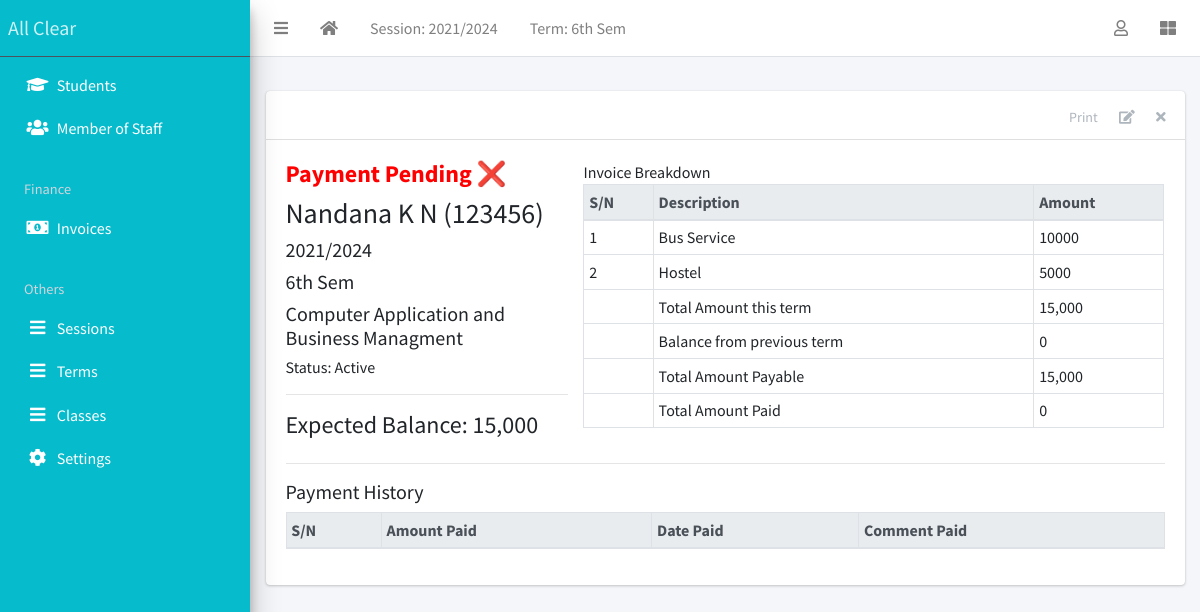
/finance/3/detail/ (signed in), run on the app's committed database.
### apps/corecode/models.py (models this page shows)
class AcademicSession(models.Model):
    name = models.CharField(max_length=200, unique=True)
    current = models.BooleanField(default=True)
    class Meta:
        ordering = ["-name"]
    def __str__(self):
        return self.name

class AcademicTerm(models.Model):
    name = models.CharField(max_length=20, unique=True)
    current = models.BooleanField(default=True)
    class Meta:
        ordering = ["name"]
    def __str__(self):
        return self.name

class StudentClass(models.Model):
    name = models.CharField(max_length=200, unique=True)
    class Meta:
        verbose_name = "Class"
        verbose_name_plural = "Classes"
        ordering = ["name"]
    def __str__(self):
        return self.name

### apps/finance/models.py (models this page shows, shortened)
class Invoice(models.Model):
    student = models.ForeignKey(Student, on_delete=models.CASCADE)
    session = models.ForeignKey(AcademicSession, on_delete=models.CASCADE)
    term = models.ForeignKey(AcademicTerm, on_delete=models.CASCADE)
    class_for = models.ForeignKey(StudentClass, on_delete=models.CASCADE)
    balance_from_previous_term = models.IntegerField(default=0)
    status = models.CharField(
        max_length=20,
        choices=[("active", "Active"), ("closed", "Closed")],
        default="active",
    )
    class Meta:
        ordering = ["student", "term"]
    def __str__(self):
        return f"{self.student}"
    def balance(self):
        payable = self.total_amount_payable()
        paid = self.total_amount_paid()
        return payable - paid
    def amount_payable(self):
        items = InvoiceItem.objects.filter(invoice=self)
        total = 0
        for item in items:
            total += item.amount
        return total
    def total_amount_payable(self):
        return self.balance_from_previous_term + self.amount_payable()
    def total_amount_paid(self):
        receipts = Receipt.objects.filter(invoice=self)
        amount = 0
        for receipt in receipts:
            amount += receipt.amount_paid
        return amount

class InvoiceItem(models.Model):
    invoice = models.ForeignKey(Invoice, on_delete=models.CASCADE)
    description = models.CharField(max_length=200)
    amount = models.IntegerField()

### apps/students/models.py (models this page shows, shortened)
class Student(models.Model):
    STATUS_CHOICES = [("active", "Active"), ("inactive", "Inactive")]
    GENDER_CHOICES = [("male", "Male"), ("female", "Female")]
    current_status = models.CharField(
        max_length=10, choices=STATUS_CHOICES, default="active"
    )
    registration_number = models.CharField(max_length=200, unique=True)
    surname = models.CharField(max_length=200)
    firstname = models.CharField(max_length=200)
    other_name = models.CharField(max_length=200, blank=True)
    gender = models.CharField(max_length=10, choices=GENDER_CHOICES, default="male")
    date_of_birth = models.DateField(default=timezone.now)
    current_class = models.ForeignKey(
        StudentClass, on_delete=models.SET_NULL, blank=True, null=True
    )
    date_of_admission = models.DateField(default=timezone.now)
    mobile_num_regex = RegexValidator(
        regex="^[0-9]{10,15}$", message="Entered mobile number isn't in a right format!"
    )
    parent_mobile_number = models.CharField(
        validators=[mobile_num_regex], max_length=13, blank=True
    )
    address = models.TextField(blank=True)
    others = models.TextField(blank=True)
    passport = models.ImageField(blank=True, upload_to="students/passports/")
    class Meta:
        ordering = ["surname", "firstname", "other_name"]
    def __str__(self):
        return f"{self.surname} {self.firstname} {self.other_name} ({self.registration_number})"

### apps/finance/views.py (the view)
# urls.py: path("<int:pk>/detail/", InvoiceDetailView.as_view(), name="invoice-detail"),
class InvoiceDetailView(LoginRequiredMixin, DetailView):
    model = Invoice
    fields = "__all__"
    def get_context_data(self, **kwargs):
        context = super(InvoiceDetailView, self).get_context_data(**kwargs)
        context["receipts"] = Receipt.objects.filter(invoice=self.object)
        context["items"] = InvoiceItem.objects.filter(invoice=self.object)
        return context

### apps/corecode/context_processors.py (called while the page is built)
def site_defaults(request):
    current_session = AcademicSession.objects.get(current=True)
    current_term = AcademicTerm.objects.get(current=True)
    vals = SiteConfig.objects.all()
    contexts = {
        "current_session": current_session.name,
        "current_term": current_term.name,
    }
    for val in vals:
        contexts[val.key] = val.value
    return contexts

### apps/finance/templates/finance/invoice_detail.html (shortened to what this page needs)
{% extends 'base.html' %}
{% load humanize %}
{% block content-header %}
<div class="card-header">
  <div class="card-tools">
    <a href="#" class="btn btn-tool">Print</a>
    <a href="{% url 'invoice-update' object.id %}" class="btn btn-tool">
      <i class="fas fa-edit"></i>
    </a>
    <a href="{% url 'invoice-delete' object.id %}" class="btn btn-tool">
      <i class="fas fa-times"></i>
    </a>
  </div>
</div>
{% endblock content-header %}
{% block content %}
<div class="row">
  <div class="col-sm-4">
    {% if invoice.balance == 0 %}
    <h4 style="color: green; font-weight: bold;">Clear ✅<i class="tick-icon"></i></h4>
    {% else %}
      <h4 style="color: red; font-weight: bold;">Payment Pending ❌</h4>
    {% endif %}
    <h3>{{ object }} </h3>
    <h5>{{ object.session }} </h5>
    <h5>{{ object.term }} </h5>
    <h5>{{ object.class_for }} </h5>
    <h6>Status: {{ object.get_status_display }} </h6>
    <hr>
    <div>
      <h4>Expected Balance: {{ object.balance | intcomma }}</h4>
    </div>
  </div>
  <div class="col-sm-8">
    <table class="table table-sm table-bordered">
      <thead class="thead-light">
        <tr>
          <th>S/N</th>
          <th>Description</th>
          <th>Amount</th>
        </tr>
      </thead>
      <tbody>
        {% for item in items %}
        <tr>
          <td>{{ forloop.counter }} </td>
          <td>{{ item.description }} </td>
          <td>{{ item.amount }} </td>
        </tr>
        {% endfor %}
      </tbody>
      <tfoot>
        <tr>
          <td></td>
          <td>Total Amount this term</td>
          <td>{{ object.amount_payable | intcomma}}</td>
        </tr>
        <tr>
          <td></td>
          <td>Balance from previous term</td>
          <td>{{ object.balance_from_previous_term | intcomma }}</td>
        </tr>
        <tr>
          <td></td>
          <td>Total Amount Payable</td>
          <td>{{ object.total_amount_payable | intcomma}}</td>
        </tr>
        <tr>
          <td></td>
          <td>Total Amount Paid</td>
          <td>{{ object.total_amount_paid | intcomma}}</td>
        </tr>
      </tfoot>
    </table>
  </div>
</div>
<hr>
<h5>Payment History</h5>
<table class="table table-bordered table-sm">
  <thead class="thead-light">
    <tr>
      <th>S/N</th>
      <th>Amount Paid</th>
      <th>Date Paid</th>
      <th>Comment Paid</th>
    </tr>
  </thead>
</table>
{% endblock content %}

### templates/base.html (shortened to what this page needs)
{% load static %}
<!DOCTYPE html>
<html lang="en">
<head>
  <link rel="stylesheet" href="{% static 'plugins/fontawesome-free/css/all.min.css' %}">
  <link rel="stylesheet" href="{% static 'plugins/toastr/toastr.min.css' %}">
  <link rel="stylesheet"
    href="{% static 'plugins/overlayScrollbars/css/OverlayScrollbars.min.css' %}">
  <link rel="stylesheet" href="{% static 'plugins/Datatables/datatables.min.css' %}" />
  <link rel="stylesheet" href="{% static 'dist/css/adminlte.min.css' %}">
</head>
<body
  class="hold-transition sidebar-mini layout-fixed layout-navbar-fixed layout-footer-fixed">
  <div class="wrapper">
    <nav class="main-header navbar navbar-expand navbar-white navbar-light">
      <ul class="navbar-nav">
        <li class="nav-item">
          <a class="nav-link" data-widget="pushmenu" href="#" role="button"><i
              class="fas fa-bars"></i></a>
        </li>
        <li class="nav-item d-none d-sm-inline-block">
          <a href="{% url 'home' %} " class="nav-link"><i class="fa fa-home"></i></a>
        </li>
        <li class="nav-item d-none d-sm-inline-block">
          <a href="{% url 'current-session' %}" class="nav-link">Session: {{ current_session }}</a>
        </li>
        <li class="nav-item d-none d-sm-inline-block">
          <a href="{% url 'current-session' %}" class="nav-link">Term: {{ current_term }}</a>
        </li>
      </ul>
      <ul class="navbar-nav ml-auto">
        <li class="nav-item dropdown">
          <a class="nav-link" data-toggle="dropdown" href="#">
            <i class="far fa-user"></i>
          </a>
        </li>
        <li class="nav-item">
          <a class="nav-link" data-widget="control-sidebar" data-slide="true"
            href="#" role="button"><i class="fas fa-th-large"></i></a>
        </li>
      </ul>
    </nav>
    <aside class="main-sidebar sidebar-dark-primary elevation-4">
      <a href="{% url 'home' %}" class="brand-link color_link">All Clear</a>
      <div class="sidebar">
        <nav class="mt-2">
          <ul class="nav nav-pills nav-sidebar flex-column"
            data-widget="treeview" role="menu" data-accordion="false">
            <li class="nav-item">
              <a href="{% url 'student-list' %}" class="nav-link color_link">
                <i class="nav-icon fas fa-graduation-cap"></i>
                <p>
                  Students
                </p>
              </a>
            </li>
            <li class="nav-item">
              <a href="{% url 'staff-list' %}" class="nav-link color_link">
                <i class="nav-icon fas fa-users"></i>
                <p>
                  Member of Staff
                </p>
              </a>
            </li>
            <li class="nav-header color_link">Finance</li>
            <li class="nav-item">
              <a href="{% url 'invoice-list' %}" class="nav-link color_link">
                <i class="nav-icon fas fa-money-bill-alt"></i>
                <p>
                  Invoices
                </p>
              </a>
            </li>
            <li class="nav-header color_link">Others</li>
                <li class="nav-item">
                  <a href="{% url 'sessions' %}" class="nav-link color_link">
                    <i class="nav-icon fas fa-bars"></i>
                    <p>
                      Sessions
                    </p>
                  </a>
                </li>
                <li class="nav-item">
                  <a href="{% url 'terms' %}" class="nav-link color_link">
                    <i class="nav-icon fas fa-bars"></i>
                    <p>
                      Terms
                    </p>
                  </a>
                </li>
                <li class="nav-item">
                  <a href="{% url 'classes' %}" class="nav-link color_link">
                    <i class="nav-icon fas fa-bars"></i>
                    <p>
                      Classes
                    </p>
                  </a>
                </li>
            <li class="nav-item">
              <a href="{% url 'configs' %}" class="nav-link color_link">
                <i class="nav-icon fas fa-cog"></i>
                <p>
                  Settings
                </p>
              </a>
            </li>
          </ul>
        </nav>
      </div>
    </aside>
    <div class="content-wrapper">
      <section class="content-header">
      </section>
      <section class="content">
        <div class="container-fluid">
          <div class="row">
            <div class="col-md-12">
              {% block fullcard %}
              <div class="card">
                {% block content-header %}{% endblock content-header %}
                <div class="card-body">
                  <div class="row">
                    <div class="col">
                      {% block content %}
                      {% endblock content %}
                    </div>
                  </div>
                </div>
              </div>
              {% endblock fullcard %}
            </div>
          </div>
        </div>
      </section>
    </div>
  </div>
</body>
</html>

### data on the page
AcademicSession: name "2021/2024"
AcademicTerm: name "6th Sem"
Invoice: student.registration_number "Nandana K N (123456)", session "2021/2024", term "6th Sem", class_for "Computer Application and Business Managment", status "Active", balance "15,000", amount_payable "15,000", balance_from_previous_term "0", total_amount_payable "15,000", total_amount_paid "0"
InvoiceItem: description "Bus Service", amount "10000"
InvoiceItem: description "Hostel", amount "5000"
